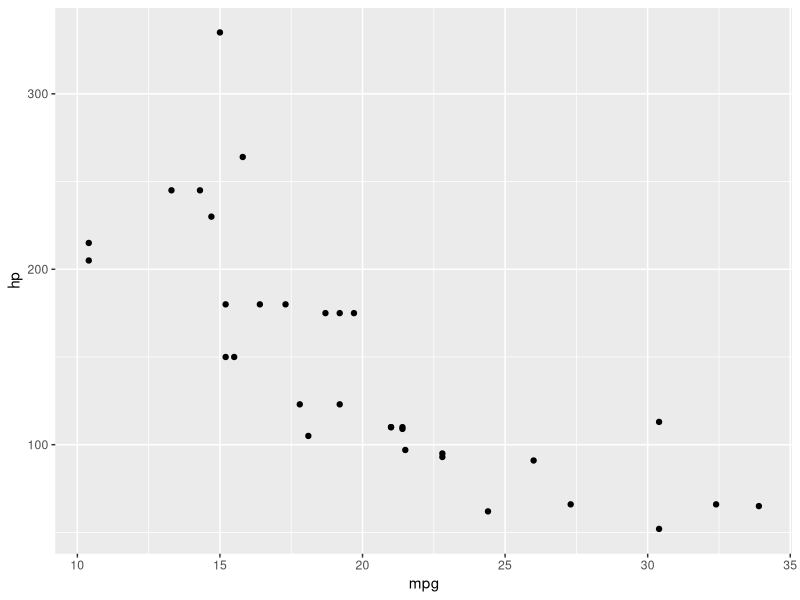
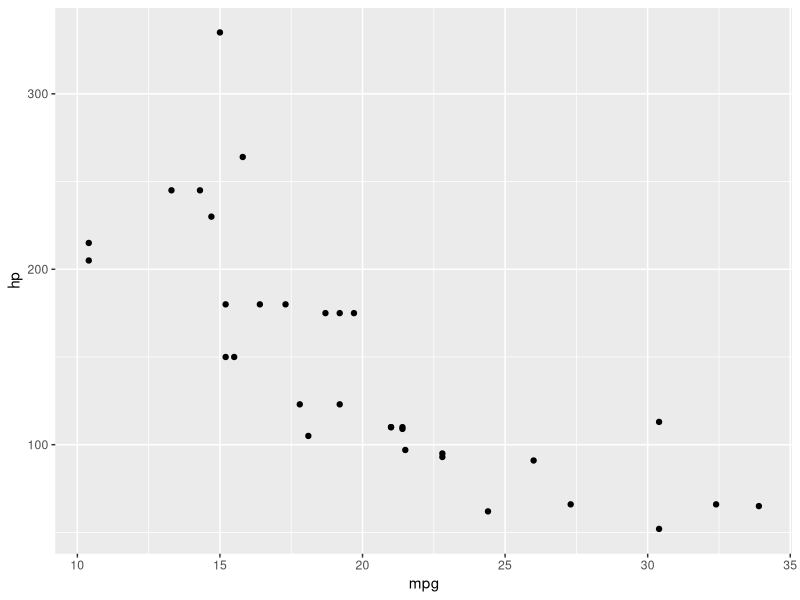
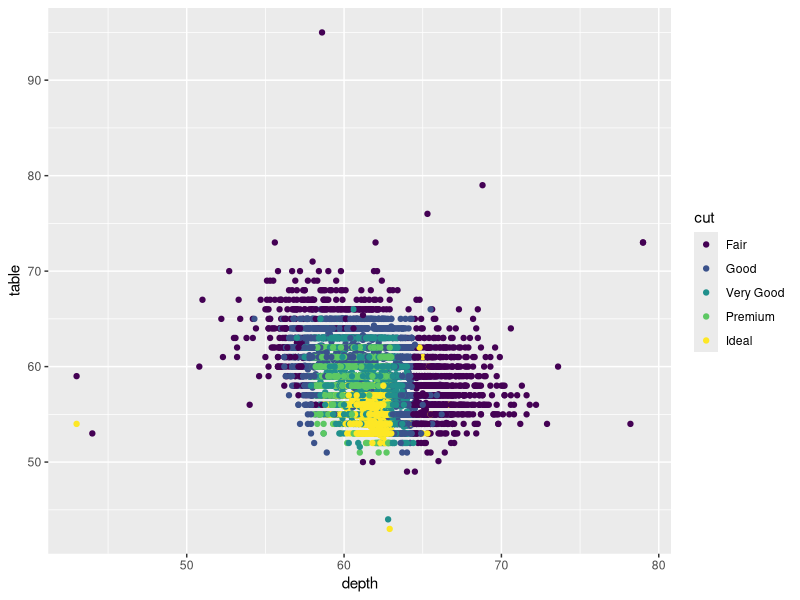
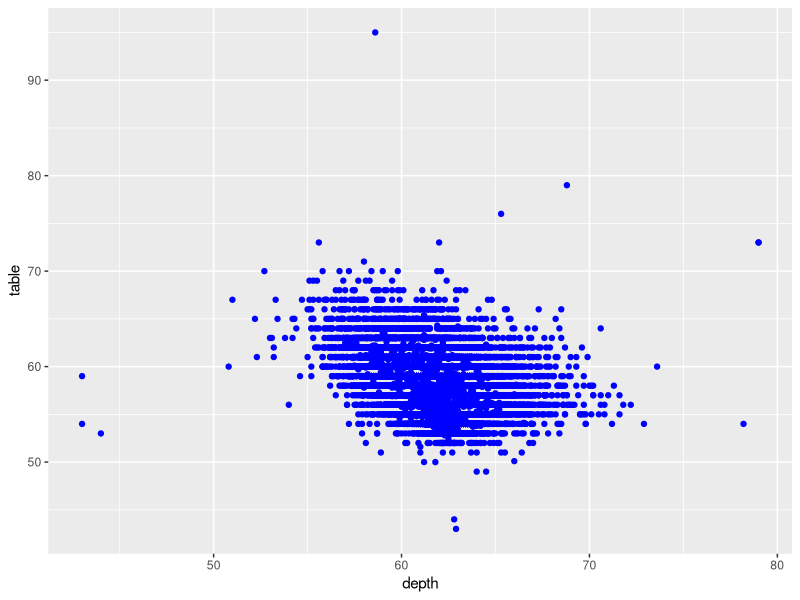

These figures' R source, in order:
## ---- chunk 1
library(ggplot2)

ggplot(data = mtcars) +
	geom_point(mapping = aes(x=mpg, y=hp))
## ---- chunk 2
ggplot(data = mtcars, mapping = aes(x=mpg, y=hp)) +
	geom_point()
## ---- chunk 3
ggplot(diamonds, aes(x = depth, y = table, color = cut )) +
	 geom_point()
## ---- chunk 4
ggplot(diamonds, aes(x = depth, y = table)) +
	 geom_point(color = "blue")
